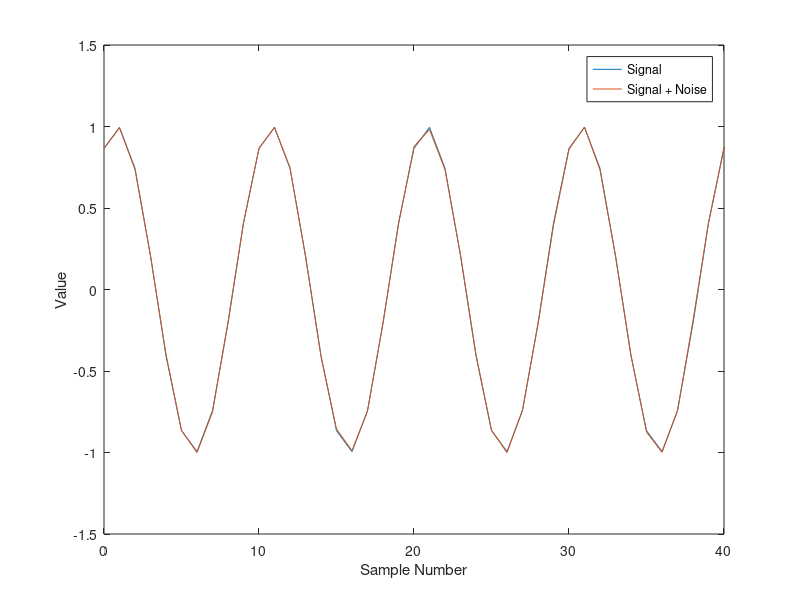
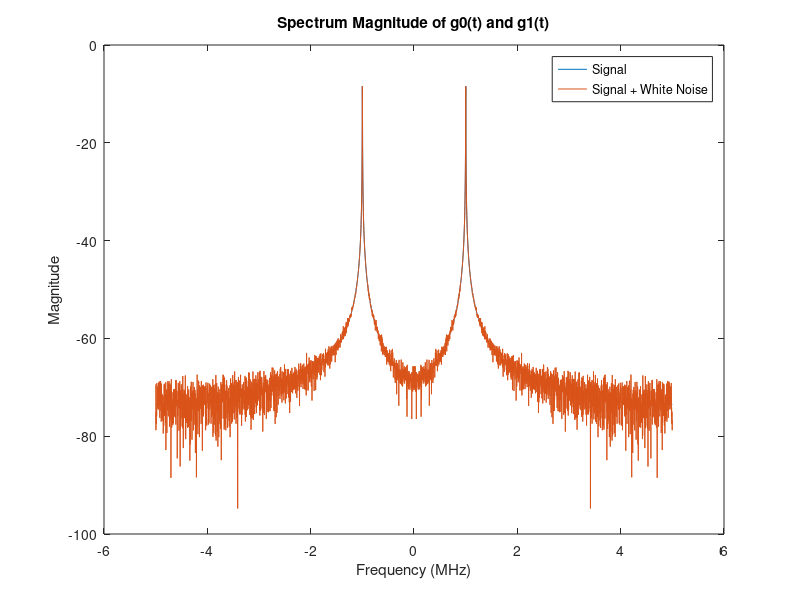

Write the MATLAB code that produced these figures, in order.
% SNR test 
clc; clear all; close all; 

% Units 
MHz = 1e6; 

% Variables 
Fs = 10*MHz;                    % Sample rate 
Ts = 1/Fs;                      % Sample period 
L = 4096;                       % Sample record length 
m = 0:L-1;                      % Sample vector 
f_if = 1*MHz; 

omega_if = 2*pi*f_if;           % Analog IF frequency [rad/s] 
W_if = 2*pi*f_if/Fs;            % Digital IF frequency [rad/s] 
theta_n = deg2rad(30);          % Phase shift [radians] 
SNR = 40;                       % Signal to noise ratio of message waveform x[m] [dB] 

g0 = cos(W_if.*m - theta_n);     % Generate ideal signal and phase shift 
g1 = awgn(g0,SNR,'measured');   % Add white Gaussian noise to signal 

% SNR estimate of signal to verify awgn is properly used 
% Signal power (Integrate over samples of original signal, divide by record length) 
p_signal = sum(abs(g0).^2,2)./length(g0)     
% Signal noise (Calculate variance of noise) 
p_noise = std(g1 - g0,0,2).^2         
% SNR calculation in time 
SNR_time = 10*log10(p_signal./p_noise) 


% Perform FFT of g0 
NFFT = 2^nextpow2(L);           % Next power of 2 from length of y 
%NFFT = 1024; 
G0 = fft(g0,NFFT,2)/L;          % FFT 
G0 = fftshift(G0,2);            % Shift spectrum to [-Fs/2,Fs/2] 
G0_dB = 20*log10(abs(G0));      % Convert to dB 

% Perform FFT of g1 
G1 = fft(g1,NFFT,2)/L;          % FFT 
G1 = fftshift(G1,2);            % Shift spectrum to [-Fs/2,Fs/2] 
G1_dB = 20*log10(abs(G1));      % Convert to dB 

f = Fs/2*linspace(-1,1,NFFT);   % Generate frequency list 

% SNR estimate using spectrum of signal to verify awgn is properly used 
% Signal power (Integrate over samples of original signal, divide by record length) 
p_signal_f = sum(abs(G0).^2,2)./length(G0) 
% Signal noise (Calculate variance of noise) 
p_noise_f = std(G1 - G0,0,2).^2         
p_noise_f1 = sum(abs(G1 - G0).^2,2) 
% SNR calculation 
SNR_freq = 10*log10(p_signal_f./p_noise_f) 

% Attempt to calculate SNR from spectrum, subtracting processing gain 
SNR_freq1 = max(G1_dB)- 10*log10(p_noise_f) - 10*log10(L/2) 
SNR_freq2 = max(G1_dB)- 10*log10(p_noise_f1) - 10*log10(L/2) 

% Plot time-domain signal 
figure; 
plot(m,g0,m,g1) 
hold on; 
%stem(m,g1,'r') 
xlabel('Sample Number') 
ylabel('Value') 
x0 = Fs/(omega_if/(2*pi))*4; 
xlim([0 x0]) 
legend('Signal','Signal + Noise') 
hold off; 

% Plot spectrum magnitude. 
figure; 
plot(f./MHz,G0_dB,f./MHz,G1_dB) 
title('Spectrum Magnitude of g0(t) and g1(t)') 
        
xlabel('Frequency (MHz)') 
ylabel('Magnitude') 
legend('Signal','Signal + White Noise') 

20*log10(mean(abs(G1))) + 10*log10(L/2) + SNR 
max(G1_dB) - (20*log10(mean(abs(G1))) + 10*log10(L/2)) 
